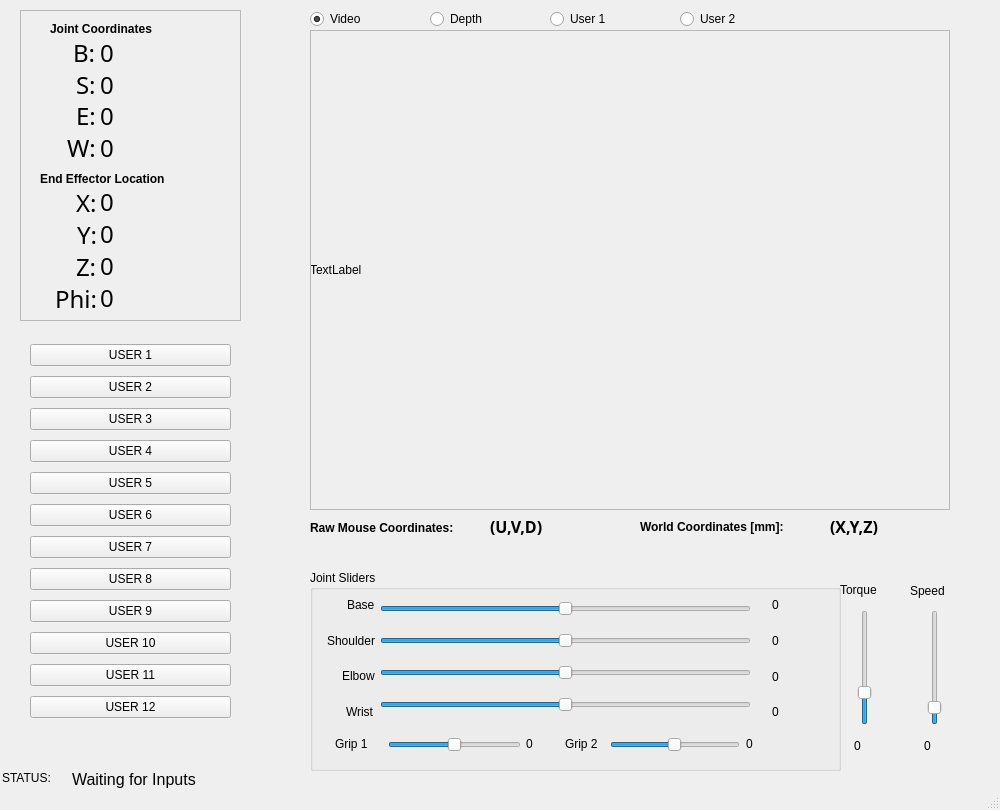
<?xml version="1.0" encoding="UTF-8"?>
<ui version="4.0">
 <class>MainWindow</class>
 <widget class="QMainWindow" name="MainWindow">
  <property name="geometry">
   <rect>
    <x>0</x>
    <y>0</y>
    <width>1000</width>
    <height>810</height>
   </rect>
  </property>
  <property name="windowTitle">
   <string>Rexarm GUI</string>
  </property>
  <widget class="QWidget" name="centralwidget">
   <widget class="QLabel" name="videoFrame">
    <property name="geometry">
     <rect>
      <x>310</x>
      <y>30</y>
      <width>640</width>
      <height>480</height>
     </rect>
    </property>
    <property name="text">
     <string>TextLabel</string>
    </property>
   </widget>
   <widget class="QGroupBox" name="SliderFrame">
    <property name="geometry">
     <rect>
      <x>310</x>
      <y>570</y>
      <width>531</width>
      <height>201</height>
     </rect>
    </property>
    <property name="title">
     <string>Joint Sliders</string>
    </property>
    <widget class="QWidget" name="layoutWidget">
     <property name="geometry">
      <rect>
       <x>0</x>
       <y>20</y>
       <width>65</width>
       <height>136</height>
      </rect>
     </property>
     <layout class="QVBoxLayout" name="verticalLayout">
      <item alignment="Qt::AlignRight">
       <widget class="QLabel" name="BLabelS">
        <property name="text">
         <string>Base</string>
        </property>
       </widget>
      </item>
      <item alignment="Qt::AlignRight">
       <widget class="QLabel" name="SLabelS">
        <property name="text">
         <string>Shoulder</string>
        </property>
       </widget>
      </item>
      <item alignment="Qt::AlignRight">
       <widget class="QLabel" name="ELabelS">
        <property name="text">
         <string>Elbow</string>
        </property>
       </widget>
      </item>
      <item alignment="Qt::AlignRight">
       <widget class="QLabel" name="WLabelS">
        <property name="text">
         <string>Wrist</string>
        </property>
       </widget>
      </item>
     </layout>
    </widget>
    <widget class="QWidget" name="layoutWidget">
     <property name="geometry">
      <rect>
       <x>70</x>
       <y>20</y>
       <width>371</width>
       <height>136</height>
      </rect>
     </property>
     <layout class="QVBoxLayout" name="verticalLayout_2">
      <item>
       <widget class="QSlider" name="sldrBase">
        <property name="minimum">
         <number>-179</number>
        </property>
        <property name="maximum">
         <number>180</number>
        </property>
        <property name="orientation">
         <enum>Qt::Horizontal</enum>
        </property>
       </widget>
      </item>
      <item>
       <widget class="QSlider" name="sldrShoulder">
        <property name="minimum">
         <number>-179</number>
        </property>
        <property name="maximum">
         <number>180</number>
        </property>
        <property name="orientation">
         <enum>Qt::Horizontal</enum>
        </property>
       </widget>
      </item>
      <item>
       <widget class="QSlider" name="sldrElbow">
        <property name="minimum">
         <number>-179</number>
        </property>
        <property name="maximum">
         <number>180</number>
        </property>
        <property name="orientation">
         <enum>Qt::Horizontal</enum>
        </property>
       </widget>
      </item>
      <item>
       <widget class="QSlider" name="sldrWrist">
        <property name="minimum">
         <number>-179</number>
        </property>
        <property name="maximum">
         <number>180</number>
        </property>
        <property name="orientation">
         <enum>Qt::Horizontal</enum>
        </property>
       </widget>
      </item>
     </layout>
    </widget>
    <widget class="QWidget" name="layoutWidget">
     <property name="geometry">
      <rect>
       <x>462</x>
       <y>20</y>
       <width>51</width>
       <height>137</height>
      </rect>
     </property>
     <layout class="QVBoxLayout" name="verticalLayout_6">
      <item>
       <widget class="QLabel" name="rdoutBase">
        <property name="text">
         <string>0</string>
        </property>
       </widget>
      </item>
      <item>
       <widget class="QLabel" name="rdoutShoulder">
        <property name="text">
         <string>0</string>
        </property>
       </widget>
      </item>
      <item>
       <widget class="QLabel" name="rdoutElbow">
        <property name="text">
         <string>0</string>
        </property>
       </widget>
      </item>
      <item>
       <widget class="QLabel" name="rdoutWrist">
        <property name="text">
         <string>0</string>
        </property>
       </widget>
      </item>
     </layout>
    </widget>
    <widget class="QSlider" name="sldrGrip1">
     <property name="geometry">
      <rect>
       <x>78</x>
       <y>160</y>
       <width>133</width>
       <height>29</height>
      </rect>
     </property>
     <property name="minimum">
      <number>-179</number>
     </property>
     <property name="maximum">
      <number>180</number>
     </property>
     <property name="orientation">
      <enum>Qt::Horizontal</enum>
     </property>
    </widget>
    <widget class="QSlider" name="sldrGrip2">
     <property name="geometry">
      <rect>
       <x>300</x>
       <y>160</y>
       <width>130</width>
       <height>29</height>
      </rect>
     </property>
     <property name="minimum">
      <number>-179</number>
     </property>
     <property name="maximum">
      <number>180</number>
     </property>
     <property name="orientation">
      <enum>Qt::Horizontal</enum>
     </property>
    </widget>
    <widget class="QLabel" name="G1LableS">
     <property name="geometry">
      <rect>
       <x>25</x>
       <y>165</y>
       <width>41</width>
       <height>17</height>
      </rect>
     </property>
     <property name="text">
      <string>Grip 1</string>
     </property>
    </widget>
    <widget class="QLabel" name="rdoutGrip1">
     <property name="geometry">
      <rect>
       <x>216</x>
       <y>160</y>
       <width>49</width>
       <height>28</height>
      </rect>
     </property>
     <property name="text">
      <string>0</string>
     </property>
    </widget>
    <widget class="QLabel" name="rdoutGrip2">
     <property name="geometry">
      <rect>
       <x>436</x>
       <y>160</y>
       <width>49</width>
       <height>28</height>
      </rect>
     </property>
     <property name="text">
      <string>0</string>
     </property>
    </widget>
   </widget>
   <widget class="QSlider" name="sldrMaxTorque">
    <property name="geometry">
     <rect>
      <x>850</x>
      <y>610</y>
      <width>30</width>
      <height>115</height>
     </rect>
    </property>
    <property name="maximum">
     <number>100</number>
    </property>
    <property name="value">
     <number>25</number>
    </property>
    <property name="orientation">
     <enum>Qt::Vertical</enum>
    </property>
   </widget>
   <widget class="QLabel" name="TqLabel">
    <property name="geometry">
     <rect>
      <x>840</x>
      <y>580</y>
      <width>52</width>
      <height>20</height>
     </rect>
    </property>
    <property name="text">
     <string>Torque</string>
    </property>
   </widget>
   <widget class="QSlider" name="sldrSpeed">
    <property name="geometry">
     <rect>
      <x>920</x>
      <y>610</y>
      <width>29</width>
      <height>115</height>
     </rect>
    </property>
    <property name="maximum">
     <number>100</number>
    </property>
    <property name="value">
     <number>10</number>
    </property>
    <property name="orientation">
     <enum>Qt::Vertical</enum>
    </property>
   </widget>
   <widget class="QLabel" name="SpLabel">
    <property name="geometry">
     <rect>
      <x>910</x>
      <y>580</y>
      <width>41</width>
      <height>21</height>
     </rect>
    </property>
    <property name="text">
     <string>Speed</string>
    </property>
   </widget>
   <widget class="QFrame" name="OutputFrame">
    <property name="geometry">
     <rect>
      <x>20</x>
      <y>10</y>
      <width>221</width>
      <height>311</height>
     </rect>
    </property>
    <property name="frameShape">
     <enum>QFrame::StyledPanel</enum>
    </property>
    <property name="frameShadow">
     <enum>QFrame::Raised</enum>
    </property>
    <widget class="QLabel" name="JointCoordLabel">
     <property name="geometry">
      <rect>
       <x>30</x>
       <y>10</y>
       <width>141</width>
       <height>17</height>
      </rect>
     </property>
     <property name="font">
      <font>
       <weight>75</weight>
       <bold>true</bold>
      </font>
     </property>
     <property name="text">
      <string>Joint Coordinates</string>
     </property>
    </widget>
    <widget class="QLabel" name="WorldCoordLabel">
     <property name="geometry">
      <rect>
       <x>20</x>
       <y>160</y>
       <width>161</width>
       <height>17</height>
      </rect>
     </property>
     <property name="font">
      <font>
       <weight>75</weight>
       <bold>true</bold>
      </font>
     </property>
     <property name="text">
      <string>End Effector Location</string>
     </property>
    </widget>
    <widget class="QWidget" name="layoutWidget_2">
     <property name="geometry">
      <rect>
       <x>80</x>
       <y>30</y>
       <width>131</width>
       <height>120</height>
      </rect>
     </property>
     <layout class="QVBoxLayout" name="verticalLayout_8">
      <item alignment="Qt::AlignLeft">
       <widget class="QLabel" name="rdoutBaseJC">
        <property name="font">
         <font>
          <family>Ubuntu Mono</family>
          <pointsize>18</pointsize>
         </font>
        </property>
        <property name="text">
         <string>0</string>
        </property>
       </widget>
      </item>
      <item alignment="Qt::AlignLeft">
       <widget class="QLabel" name="rdoutShoulderJC">
        <property name="font">
         <font>
          <family>Ubuntu Mono</family>
          <pointsize>18</pointsize>
         </font>
        </property>
        <property name="text">
         <string>0</string>
        </property>
       </widget>
      </item>
      <item alignment="Qt::AlignLeft">
       <widget class="QLabel" name="rdoutElbowJC">
        <property name="font">
         <font>
          <family>Ubuntu Mono</family>
          <pointsize>18</pointsize>
         </font>
        </property>
        <property name="text">
         <string>0</string>
        </property>
       </widget>
      </item>
      <item alignment="Qt::AlignLeft">
       <widget class="QLabel" name="rdoutWristJC">
        <property name="font">
         <font>
          <family>Ubuntu Mono</family>
          <pointsize>18</pointsize>
         </font>
        </property>
        <property name="text">
         <string>0</string>
        </property>
       </widget>
      </item>
     </layout>
    </widget>
    <widget class="QWidget" name="layoutWidget_3">
     <property name="geometry">
      <rect>
       <x>10</x>
       <y>30</y>
       <width>66</width>
       <height>120</height>
      </rect>
     </property>
     <layout class="QVBoxLayout" name="verticalLayout_9">
      <item alignment="Qt::AlignRight">
       <widget class="QLabel" name="BLabel">
        <property name="font">
         <font>
          <family>Ubuntu Mono</family>
          <pointsize>18</pointsize>
         </font>
        </property>
        <property name="text">
         <string>B:</string>
        </property>
       </widget>
      </item>
      <item alignment="Qt::AlignRight">
       <widget class="QLabel" name="SLabel">
        <property name="font">
         <font>
          <family>Ubuntu Mono</family>
          <pointsize>18</pointsize>
         </font>
        </property>
        <property name="text">
         <string>S:</string>
        </property>
       </widget>
      </item>
      <item alignment="Qt::AlignRight">
       <widget class="QLabel" name="ELabel">
        <property name="font">
         <font>
          <family>Ubuntu Mono</family>
          <pointsize>18</pointsize>
         </font>
        </property>
        <property name="text">
         <string>E:</string>
        </property>
       </widget>
      </item>
      <item alignment="Qt::AlignRight">
       <widget class="QLabel" name="WLabel">
        <property name="font">
         <font>
          <family>Ubuntu Mono</family>
          <pointsize>18</pointsize>
         </font>
        </property>
        <property name="text">
         <string>W:</string>
        </property>
       </widget>
      </item>
     </layout>
    </widget>
    <widget class="QWidget" name="layoutWidget_4">
     <property name="geometry">
      <rect>
       <x>80</x>
       <y>179</y>
       <width>131</width>
       <height>121</height>
      </rect>
     </property>
     <layout class="QVBoxLayout" name="verticalLayout_12">
      <item alignment="Qt::AlignLeft">
       <widget class="QLabel" name="rdoutX">
        <property name="font">
         <font>
          <family>Ubuntu Mono</family>
          <pointsize>18</pointsize>
         </font>
        </property>
        <property name="text">
         <string>0</string>
        </property>
       </widget>
      </item>
      <item alignment="Qt::AlignLeft">
       <widget class="QLabel" name="rdoutY">
        <property name="font">
         <font>
          <family>Ubuntu Mono</family>
          <pointsize>18</pointsize>
         </font>
        </property>
        <property name="text">
         <string>0</string>
        </property>
       </widget>
      </item>
      <item alignment="Qt::AlignLeft">
       <widget class="QLabel" name="rdoutZ">
        <property name="font">
         <font>
          <family>Ubuntu Mono</family>
          <pointsize>18</pointsize>
         </font>
        </property>
        <property name="text">
         <string>0</string>
        </property>
       </widget>
      </item>
      <item alignment="Qt::AlignLeft">
       <widget class="QLabel" name="rdoutT">
        <property name="font">
         <font>
          <family>Ubuntu Mono</family>
          <pointsize>18</pointsize>
         </font>
        </property>
        <property name="text">
         <string>0</string>
        </property>
       </widget>
      </item>
     </layout>
    </widget>
    <widget class="QWidget" name="layoutWidget_5">
     <property name="geometry">
      <rect>
       <x>11</x>
       <y>180</y>
       <width>66</width>
       <height>121</height>
      </rect>
     </property>
     <layout class="QVBoxLayout" name="verticalLayout_13">
      <item alignment="Qt::AlignRight">
       <widget class="QLabel" name="XLabel">
        <property name="font">
         <font>
          <family>Ubuntu Mono</family>
          <pointsize>18</pointsize>
         </font>
        </property>
        <property name="text">
         <string>X:</string>
        </property>
       </widget>
      </item>
      <item alignment="Qt::AlignRight">
       <widget class="QLabel" name="YLabel">
        <property name="font">
         <font>
          <family>Ubuntu Mono</family>
          <pointsize>18</pointsize>
         </font>
        </property>
        <property name="text">
         <string>Y:</string>
        </property>
       </widget>
      </item>
      <item alignment="Qt::AlignRight">
       <widget class="QLabel" name="ZLabel">
        <property name="font">
         <font>
          <family>Ubuntu Mono</family>
          <pointsize>18</pointsize>
         </font>
        </property>
        <property name="text">
         <string>Z:</string>
        </property>
       </widget>
      </item>
      <item alignment="Qt::AlignRight">
       <widget class="QLabel" name="TLabel">
        <property name="enabled">
         <bool>true</bool>
        </property>
        <property name="font">
         <font>
          <family>Ubuntu Mono</family>
          <pointsize>18</pointsize>
         </font>
        </property>
        <property name="text">
         <string>Phi:</string>
        </property>
       </widget>
      </item>
     </layout>
    </widget>
   </widget>
   <widget class="QLabel" name="rdoutTorq">
    <property name="geometry">
     <rect>
      <x>854</x>
      <y>732</y>
      <width>50</width>
      <height>28</height>
     </rect>
    </property>
    <property name="text">
     <string>0</string>
    </property>
   </widget>
   <widget class="QLabel" name="rdoutSpeed">
    <property name="geometry">
     <rect>
      <x>924</x>
      <y>732</y>
      <width>49</width>
      <height>28</height>
     </rect>
    </property>
    <property name="text">
     <string>0</string>
    </property>
   </widget>
   <widget class="QWidget" name="layoutWidget">
    <property name="geometry">
     <rect>
      <x>20</x>
      <y>330</y>
      <width>221</width>
      <height>410</height>
     </rect>
    </property>
    <layout class="QVBoxLayout" name="Group2">
     <property name="margin">
      <number>10</number>
     </property>
     <item>
      <widget class="QPushButton" name="btnUser1">
       <property name="text">
        <string>USER 1</string>
       </property>
      </widget>
     </item>
     <item>
      <widget class="QPushButton" name="btnUser2">
       <property name="text">
        <string>USER 2</string>
       </property>
      </widget>
     </item>
     <item>
      <widget class="QPushButton" name="btnUser3">
       <property name="text">
        <string>USER 3</string>
       </property>
      </widget>
     </item>
     <item>
      <widget class="QPushButton" name="btnUser4">
       <property name="text">
        <string>USER 4</string>
       </property>
      </widget>
     </item>
     <item>
      <widget class="QPushButton" name="btnUser5">
       <property name="text">
        <string>USER 5</string>
       </property>
      </widget>
     </item>
     <item>
      <widget class="QPushButton" name="btnUser6">
       <property name="text">
        <string>USER 6</string>
       </property>
      </widget>
     </item>
     <item>
      <widget class="QPushButton" name="btnUser7">
       <property name="text">
        <string>USER 7</string>
       </property>
      </widget>
     </item>
     <item>
      <widget class="QPushButton" name="btnUser8">
       <property name="text">
        <string>USER 8</string>
       </property>
      </widget>
     </item>
     <item>
      <widget class="QPushButton" name="btnUser9">
       <property name="text">
        <string>USER 9</string>
       </property>
      </widget>
     </item>
     <item>
      <widget class="QPushButton" name="btnUser10">
       <property name="text">
        <string>USER 10</string>
       </property>
       <property name="autoRepeatDelay">
        <number>300</number>
       </property>
      </widget>
     </item>
     <item>
      <widget class="QPushButton" name="btnUser11">
       <property name="text">
        <string>USER 11</string>
       </property>
       <property name="autoRepeatDelay">
        <number>300</number>
       </property>
      </widget>
     </item>
     <item>
      <widget class="QPushButton" name="btnUser12">
       <property name="text">
        <string>USER 12</string>
       </property>
       <property name="autoRepeatDelay">
        <number>300</number>
       </property>
      </widget>
     </item>
    </layout>
   </widget>
   <widget class="QFrame" name="VidFrame">
    <property name="geometry">
     <rect>
      <x>310</x>
      <y>30</y>
      <width>640</width>
      <height>480</height>
     </rect>
    </property>
    <property name="frameShape">
     <enum>QFrame::StyledPanel</enum>
    </property>
    <property name="frameShadow">
     <enum>QFrame::Raised</enum>
    </property>
   </widget>
   <widget class="QLabel" name="PixelCoordLabel">
    <property name="geometry">
     <rect>
      <x>310</x>
      <y>518</y>
      <width>181</width>
      <height>20</height>
     </rect>
    </property>
    <property name="font">
     <font>
      <weight>75</weight>
      <bold>true</bold>
     </font>
    </property>
    <property name="text">
     <string>Raw Mouse Coordinates:</string>
    </property>
   </widget>
   <widget class="QLabel" name="PixelCoordLabel_2">
    <property name="geometry">
     <rect>
      <x>640</x>
      <y>518</y>
      <width>181</width>
      <height>17</height>
     </rect>
    </property>
    <property name="font">
     <font>
      <weight>75</weight>
      <bold>true</bold>
     </font>
    </property>
    <property name="text">
     <string>World Coordinates [mm]:</string>
    </property>
   </widget>
   <widget class="QLabel" name="rdoutMousePixels">
    <property name="geometry">
     <rect>
      <x>490</x>
      <y>518</y>
      <width>131</width>
      <height>17</height>
     </rect>
    </property>
    <property name="font">
     <font>
      <family>Ubuntu Mono</family>
      <pointsize>12</pointsize>
      <weight>75</weight>
      <bold>true</bold>
     </font>
    </property>
    <property name="text">
     <string>(U,V,D)</string>
    </property>
    <property name="textFormat">
     <enum>Qt::AutoText</enum>
    </property>
   </widget>
   <widget class="QLabel" name="rdoutMouseWorld">
    <property name="geometry">
     <rect>
      <x>830</x>
      <y>518</y>
      <width>141</width>
      <height>17</height>
     </rect>
    </property>
    <property name="font">
     <font>
      <family>Ubuntu Mono</family>
      <pointsize>12</pointsize>
      <weight>75</weight>
      <bold>true</bold>
     </font>
    </property>
    <property name="text">
     <string>(X,Y,Z)</string>
    </property>
    <property name="textFormat">
     <enum>Qt::AutoText</enum>
    </property>
   </widget>
   <widget class="QGroupBox" name="groupBox">
    <property name="geometry">
     <rect>
      <x>2</x>
      <y>770</y>
      <width>971</width>
      <height>26</height>
     </rect>
    </property>
    <property name="title">
     <string>STATUS: </string>
    </property>
    <widget class="QLabel" name="rdoutStatus">
     <property name="geometry">
      <rect>
       <x>70</x>
       <y>0</y>
       <width>905</width>
       <height>18</height>
      </rect>
     </property>
     <property name="font">
      <font>
       <pointsize>12</pointsize>
      </font>
     </property>
     <property name="text">
      <string>Waiting for Inputs</string>
     </property>
     <property name="textFormat">
      <enum>Qt::AutoText</enum>
     </property>
    </widget>
   </widget>
   <widget class="QLabel" name="G2lableS">
    <property name="geometry">
     <rect>
      <x>565</x>
      <y>735</y>
      <width>41</width>
      <height>17</height>
     </rect>
    </property>
    <property name="text">
     <string>Grip 2</string>
    </property>
   </widget>
   <widget class="QRadioButton" name="radioVideo">
    <property name="geometry">
     <rect>
      <x>310</x>
      <y>8</y>
      <width>117</width>
      <height>22</height>
     </rect>
    </property>
    <property name="text">
     <string>Video</string>
    </property>
    <property name="checked">
     <bool>true</bool>
    </property>
    <property name="autoExclusive">
     <bool>true</bool>
    </property>
    <attribute name="buttonGroup">
     <string notr="true">radioGroup</string>
    </attribute>
   </widget>
   <widget class="QRadioButton" name="radioDepth">
    <property name="geometry">
     <rect>
      <x>430</x>
      <y>8</y>
      <width>117</width>
      <height>22</height>
     </rect>
    </property>
    <property name="text">
     <string>Depth</string>
    </property>
    <attribute name="buttonGroup">
     <string notr="true">radioGroup</string>
    </attribute>
   </widget>
   <widget class="QRadioButton" name="radioUsr1">
    <property name="geometry">
     <rect>
      <x>550</x>
      <y>8</y>
      <width>117</width>
      <height>22</height>
     </rect>
    </property>
    <property name="text">
     <string>User 1</string>
    </property>
    <attribute name="buttonGroup">
     <string notr="true">radioGroup</string>
    </attribute>
   </widget>
   <widget class="QRadioButton" name="radioUsr2">
    <property name="geometry">
     <rect>
      <x>680</x>
      <y>8</y>
      <width>117</width>
      <height>22</height>
     </rect>
    </property>
    <property name="text">
     <string>User 2</string>
    </property>
    <attribute name="buttonGroup">
     <string notr="true">radioGroup</string>
    </attribute>
   </widget>
   <zorder>videoFrame</zorder>
   <zorder>SliderFrame</zorder>
   <zorder>sldrMaxTorque</zorder>
   <zorder>TqLabel</zorder>
   <zorder>sldrSpeed</zorder>
   <zorder>SpLabel</zorder>
   <zorder>OutputFrame</zorder>
   <zorder>rdoutTorq</zorder>
   <zorder>rdoutSpeed</zorder>
   <zorder>layoutWidget</zorder>
   <zorder>VidFrame</zorder>
   <zorder>PixelCoordLabel</zorder>
   <zorder>PixelCoordLabel_2</zorder>
   <zorder>rdoutMousePixels</zorder>
   <zorder>rdoutMouseWorld</zorder>
   <zorder>G2lableS</zorder>
   <zorder>radioVideo</zorder>
   <zorder>radioDepth</zorder>
   <zorder>radioUsr1</zorder>
   <zorder>radioUsr2</zorder>
   <zorder>groupBox</zorder>
  </widget>
  <widget class="QStatusBar" name="statusbar"/>
 </widget>
 <resources/>
 <connections/>
 <buttongroups>
  <buttongroup name="radioGroup"/>
 </buttongroups>
</ui>
